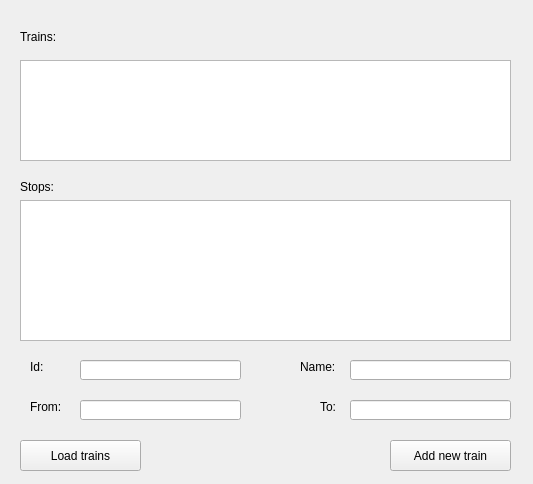
<?xml version="1.0" encoding="UTF-8"?>
<ui version="4.0">
 <class>MainWindow</class>
 <widget class="QMainWindow" name="MainWindow">
  <property name="geometry">
   <rect>
    <x>0</x>
    <y>0</y>
    <width>533</width>
    <height>484</height>
   </rect>
  </property>
  <property name="windowTitle">
   <string>Inter City</string>
  </property>
  <widget class="QWidget" name="centralwidget">
   <widget class="QLabel" name="label">
    <property name="geometry">
     <rect>
      <x>20</x>
      <y>30</y>
      <width>47</width>
      <height>13</height>
     </rect>
    </property>
    <property name="text">
     <string>Trains:</string>
    </property>
   </widget>
   <widget class="QListWidget" name="trainList">
    <property name="geometry">
     <rect>
      <x>20</x>
      <y>60</y>
      <width>491</width>
      <height>101</height>
     </rect>
    </property>
   </widget>
   <widget class="QLabel" name="label_2">
    <property name="geometry">
     <rect>
      <x>20</x>
      <y>180</y>
      <width>47</width>
      <height>13</height>
     </rect>
    </property>
    <property name="text">
     <string>Stops:</string>
    </property>
   </widget>
   <widget class="QListWidget" name="stopsList">
    <property name="geometry">
     <rect>
      <x>20</x>
      <y>200</y>
      <width>491</width>
      <height>141</height>
     </rect>
    </property>
   </widget>
   <widget class="QLabel" name="label_3">
    <property name="geometry">
     <rect>
      <x>30</x>
      <y>360</y>
      <width>47</width>
      <height>13</height>
     </rect>
    </property>
    <property name="text">
     <string>Id:</string>
    </property>
   </widget>
   <widget class="QLabel" name="label_4">
    <property name="geometry">
     <rect>
      <x>30</x>
      <y>400</y>
      <width>47</width>
      <height>13</height>
     </rect>
    </property>
    <property name="text">
     <string>From:</string>
    </property>
   </widget>
   <widget class="QLabel" name="label_5">
    <property name="geometry">
     <rect>
      <x>300</x>
      <y>360</y>
      <width>47</width>
      <height>13</height>
     </rect>
    </property>
    <property name="text">
     <string>Name:</string>
    </property>
   </widget>
   <widget class="QLabel" name="label_6">
    <property name="geometry">
     <rect>
      <x>320</x>
      <y>400</y>
      <width>47</width>
      <height>13</height>
     </rect>
    </property>
    <property name="text">
     <string>To:</string>
    </property>
   </widget>
   <widget class="QLineEdit" name="inId">
    <property name="geometry">
     <rect>
      <x>80</x>
      <y>360</y>
      <width>161</width>
      <height>20</height>
     </rect>
    </property>
   </widget>
   <widget class="QLineEdit" name="inArrival">
    <property name="geometry">
     <rect>
      <x>80</x>
      <y>400</y>
      <width>161</width>
      <height>20</height>
     </rect>
    </property>
   </widget>
   <widget class="QLineEdit" name="inName">
    <property name="geometry">
     <rect>
      <x>350</x>
      <y>360</y>
      <width>161</width>
      <height>20</height>
     </rect>
    </property>
   </widget>
   <widget class="QLineEdit" name="lineEdit_4">
    <property name="geometry">
     <rect>
      <x>350</x>
      <y>400</y>
      <width>161</width>
      <height>20</height>
     </rect>
    </property>
   </widget>
   <widget class="QPushButton" name="btnAddNew">
    <property name="geometry">
     <rect>
      <x>390</x>
      <y>440</y>
      <width>121</width>
      <height>31</height>
     </rect>
    </property>
    <property name="text">
     <string>Add new train</string>
    </property>
   </widget>
   <widget class="QPushButton" name="btnOpen">
    <property name="geometry">
     <rect>
      <x>20</x>
      <y>440</y>
      <width>121</width>
      <height>31</height>
     </rect>
    </property>
    <property name="text">
     <string>Load trains</string>
    </property>
   </widget>
  </widget>
 </widget>
 <resources/>
 <connections/>
</ui>
